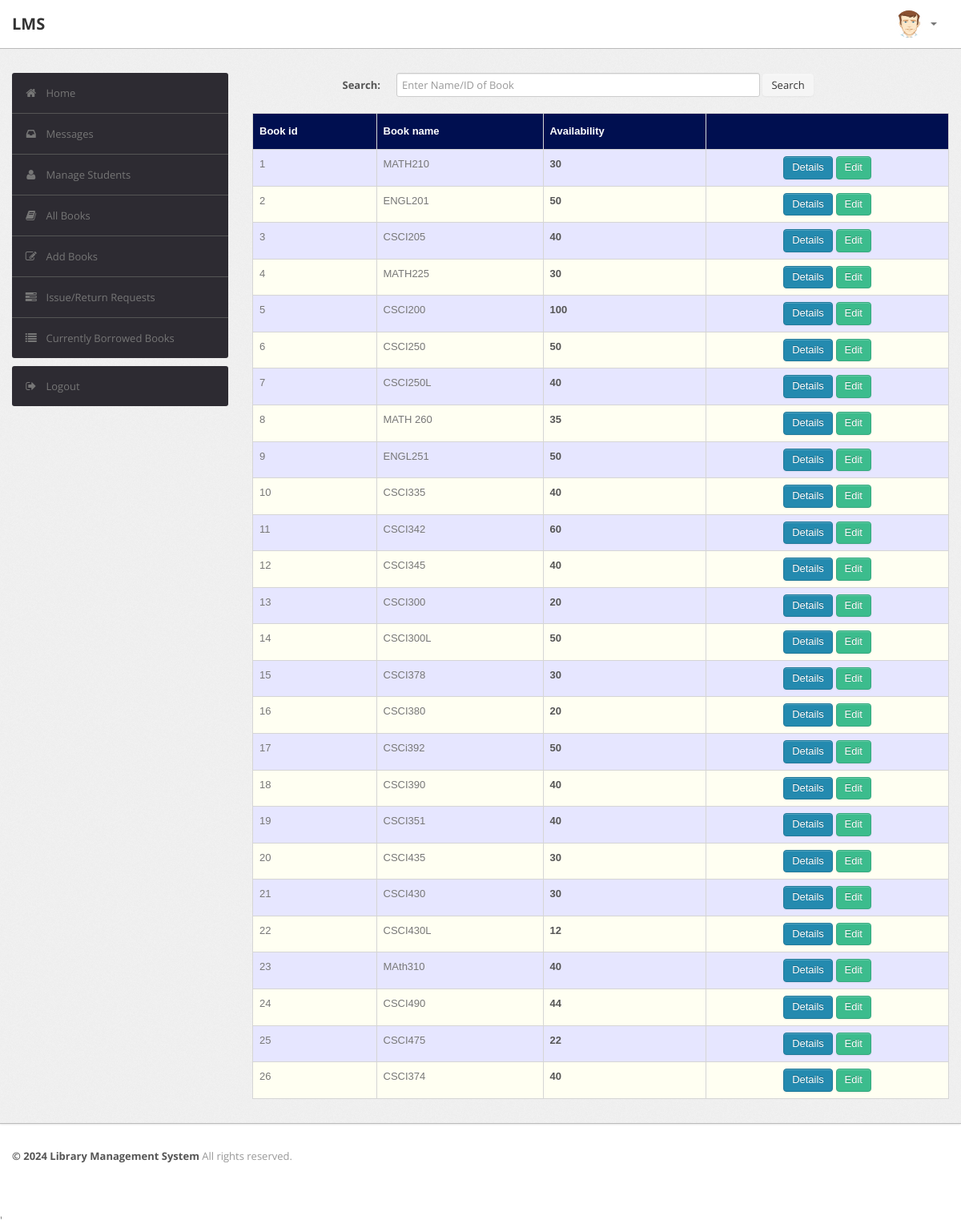
Page /admin/book.php (signed in) on the committed database.
### tables this page shows
CREATE TABLE IF NOT EXISTS `books` (
  `bookID` int NOT NULL AUTO_INCREMENT,
  `bookname` varchar(50) NOT NULL,
  `bookauthor` varchar(25) NOT NULL,
  `year` int NOT NULL,
  `availability` int NOT NULL,
  PRIMARY KEY (`bookID`)
);

### admin/book.php (the view, shortened to what this page needs)
<?php
require('config.php');
?>
<?php
$checkusername=$_SESSION['username'];
$getUserSql = "SELECT * FROM `user` WHERE `username` = '$checkusername' AND role='admin'";
$getUserResult = mysqli_query($con, $getUserSql);
if ((mysqli_num_rows($getUserResult) > 0)) {
    ?>
<!DOCTYPE html>
<html lang="en">
    <head>
        <link type="text/css" href="bootstrap/css/bootstrap.min.css" rel="stylesheet">
        <link type="text/css" href="bootstrap/css/bootstrap-responsive.min.css" rel="stylesheet">
        <link type="text/css" href="css/theme.css" rel="stylesheet">
        <link type="text/css" href="images/icons/css/font-awesome.css" rel="stylesheet">
    </head>
    <body>
        <div class="navbar navbar-fixed-top">
            <div class="navbar-inner">
                <div class="container">
                        <a class="brand" href="index.php">LMS </a>
                    <div class="nav-collapse collapse navbar-inverse-collapse">
                        <ul class="nav pull-right">
                            <li class="nav-user dropdown"><a href="#" class="dropdown-toggle" data-toggle="dropdown">
                                <img src="images/user.png" class="nav-avatar" />
                                <b class="caret"></b></a>
                            </li>
                        </ul>
                    </div>
                </div>
            </div>
        </div>
        <div class="wrapper">
            <div class="container">
                <div class="row">
                    <div class="span3">
                        <div class="sidebar">
                            <ul class="widget widget-menu unstyled">
                                <li class="active"><a href="index-admin.php"><i class="menu-icon icon-home"></i>Home
                                </a></li>
                                 <li><a href="message.php"><i class="menu-icon icon-inbox"></i>Messages</a>
                                </li>
                                <li><a href="student.php"><i class="menu-icon icon-user"></i>Manage Students </a>
                                </li>
                                <li><a href="book.php"><i class="menu-icon icon-book"></i>All Books </a></li>
                                <li><a href="addbook.php"><i class="menu-icon icon-edit"></i>Add Books </a></li>
                                <li><a href="IssueReturn-Requests.php"><i class="menu-icon icon-tasks"></i>Issue/Return Requests </a></li>
                                <li><a href="borrowedbooks.php"><i class="menu-icon icon-list"></i>Currently Borrowed Books </a></li>
                            </ul>
                            <ul class="widget widget-menu unstyled">
                                <li><a href="logout.php"><i class="menu-icon icon-signout"></i>Logout </a></li>
                            </ul>
                        </div>
                    </div>
                    <div class="span9">
                  <form class="form-horizontal row-fluid" action="book.php" method="post">
                                        <div class="control-group">
                                            <label class="control-label" for="Search"><b>Search:</b></label>
                                            <div class="controls">
                                                <input type="text" id="title" name="title" placeholder="Enter Name/ID of Book" class="span8" required>
                                                <button type="submit" name="submit"class="btn">Search</button>
                                            </div>
                                        </div>
                                    </form>
                                    <br>
                                    <?php
                                    if(isset($_POST['submit']))
                                    {
                                       $s=$_POST['title'];
                                           $sql = "SELECT * FROM books WHERE bookname='$s' OR bookname LIKE '%$s%'";
                                    }else{
                                     $sql="select * from books";
                                    }
                                    $result = mysqli_query($con, $sql);
                                    $rowcount=mysqli_num_rows($result);
                                    if(!($rowcount)){
                                        echo "<br><center><h2><b><i>No Results</i></b></h2></center>";
                                        echo '<script>window.location.hash = "#title";</script>';}
                                    else
                                    {
                                    ?>
                        <table class="table" id = "tables">
                                  <thead>
                                    <tr>
                                      <th>Book id</th>
                                      <th>Book name</th>
                                      <th>Availability</th>
                                      <th></th>
                                    </tr>
                                  </thead>
                                  <tbody>
                                    <?php
                            while($row=$result->fetch_assoc())
                            {
                                $bookid=$row['bookID'];
                                $name=$row['bookname'];
                                $avail=$row['availability'];
                            ?>
                                    <tr>
                                      <td><?php echo $bookid ?></td>
                                      <td><?php echo $name ?></td>
                                      <td><b><?php echo $avail ?></b></td>
                                        <td><center>
                                            <a href="bookdetails.php?id=<?php echo $bookid; ?>" class="btn btn-primary">Details</a>
                                            <a href="edit-books-details.php?id=<?php echo $bookid; ?>" class="btn btn-success">Edit</a>
                                        </center></td>
                                    </tr>
                               <?php }} ?>
                               </tbody>
                                </table>
                            </div>
                </div>
            </div>
        </div>
<div class="footer">
            <div class="container">
                <b class="copyright">&copy; 2024 Library Management System </b>All rights reserved.
            </div>
        </div>
        <script>window.location.hash = "#tables";</script>'
    </body>
</html>
<?php }
else {
    echo "<script type='text/javascript'>alert('Access Denied!!!')</script>";
} ?>

### admin/css/theme.css (style rules this page uses)
#tables { font-family: "Trebuchet MS", Arial, Helvetica, sans-serif; border-collapse: collapse; width: 100%; }
#tables td, #tables th { border: 1px solid #ddd; padding: 8px; }
#tables tr:nth-child(even) { background-color: #fffff2; }
#tables tr:nth-child(odd) { background-color: #e6e6ff; }
#tables th { padding-top: 12px; padding-bottom: 12px; text-align: left; background-color: #000F50; color: white; }
body { font-size: 13px; font-family: 'Open Sans', Arial, sans-serif; background: #fff; color: #777 }
strong, b { color: #555 }
.wrapper { background: url(../images/bg.png) #eee; border-bottom: 1px solid #bbb; -webkit-box-shadow: 0 1px 2px rgba(0,0,0,0.1); -moz-box-shadow: 0 1px 2px rgba(0,0,0,0.1); box-shadow: 0 1px 2px rgba(0,0,0,0.1); padding: 30px 0 }
.footer { color: #999; padding: 30px 0 60px }
form { margin: 0 }
select, textarea, input[type="text"], input[type="password"], input[type="datetime"], input[type="datetime-local"], input[type="date"], input[type="month"], input[type="time"], input[type="week"], input[type="number"], input[type="email"], input[type="url"], input[type="search"], input[type="tel"], input[type="color"], .uneditable-input, label, input, button, select, textarea { -webkit-border-radius: 3px; -moz-border-radius: 3px; border-radius: 3px; font-size: 13px; font-family: 'Open Sans', Tahoma, Arial, sans-serif }
body [class^="icon-"], body [class*=" icon-"] { font-size: 14px; line-height: 20px; height: 20px }
.form-horizontal .control-group, .form-vertical .control-group { margin-bottom: 0 }
.navbar { position: static!important; margin: 0!important }
.navbar .navbar-inner { background: #fff; border-bottom: 1px solid #bbb; -webkit-box-shadow: 0 1px 2px rgba(0,0,0,0.15); -moz-box-shadow: 0 1px 2px rgba(0,0,0,0.15); box-shadow: 0 1px 2px rgba(0,0,0,0.15) }
.navbar .brand { color: #333; font-weight: bold; font-size: 20px; margin-right: 20px; padding: 20px }
.navbar .nav>li>a { padding: 20px 15px; font-weight: bold; color: #777 }
.nav-user>a { height: 20px }
.nav-avatar { width: 34px; height: 34px; margin: -7px 5px 0 0; -webkit-border-radius: 50%; -moz-border-radius: 50%; border-radius: 50% }
.btn, .btn-box { -webkit-border-radius: 3px; -moz-border-radius: 3px; border-radius: 3px }
.btn { font-size: 13px; font-weight: 600 }
.btn { display: inline-block; margin-bottom: 0; font-weight: 400; text-align: center; vertical-align: middle; cursor: pointer; background-image: none; border: 1px solid transparent; white-space: nowrap; padding: 4px 10px; font-size: 13px; line-height: 1.42857; border-radius: 4px; -webkit-user-select: none; -moz-user-select: none; -ms-user-select: none; user-select: none }
.btn-primary { color: #fff; background-color: #248aaf; border-color: #20799a }
.btn-success { color: #fff; background-color: #3cbc8d; border-color: #36a97f }
.table { margin-bottom: 0 }
.table th, .table td { border-color: #d5d5d5!important }
.widget-menu { background: #fff; -webkit-border-radius: 3px; -moz-border-radius: 3px; border-radius: 3px; overflow: hidden }
.widget-menu a { color: #555; display: block; line-height: 20px; padding: 15px; text-decoration: none!important }
.widget-menu .menu-icon { margin-right: 10px; color: #767676; -webkit-transition: all .2s ease-in-out; -moz-transition: all .2s ease-in-out; transition: all .2s ease-in-out; }
.widget-menu>li+li { border-top: 1px solid #555 }
.widget-menu>li>a { background-color: #2d2b32; color: #767676; -webkit-transition: all .2s ease-in-out; -moz-transition: all .2s ease-in-out; transition: all .2s ease-in-out; }

### rows in the picture
books: bookID "1", bookname "MATH210", availability "30"
books: bookID "2", bookname "ENGL201", availability "50"
books: bookID "3", bookname "CSCI205", availability "40"
books: bookID "4", bookname "MATH225", availability "30"
books: bookID "5", bookname "CSCI200", availability "100"
books: bookID "6", bookname "CSCI250", availability "50"
books: bookID "7", bookname "CSCI250L", availability "40"
books: bookID "8", bookname "MATH 260", availability "35"
books: bookID "9", bookname "ENGL251", availability "50"
books: bookID "10", bookname "CSCI335", availability "40"
books: bookID "11", bookname "CSCI342", availability "60"
books: bookID "12", bookname "CSCI345", availability "40"
books: bookID "13", bookname "CSCI300", availability "20"
books: bookID "14", bookname "CSCI300L", availability "50"
books: bookID "15", bookname "CSCI378", availability "30"
books: bookID "16", bookname "CSCI380", availability "20"
books: bookID "17", bookname "CSCi392", availability "50"
books: bookID "18", bookname "CSCI390", availability "40"
books: bookID "19", bookname "CSCI351", availability "40"
books: bookID "20", bookname "CSCI435", availability "30"
books: bookID "21", bookname "CSCI430", availability "30"
books: bookID "22", bookname "CSCI430L", availability "12"
books: bookID "23", bookname "MAth310", availability "40"
books: bookID "24", bookname "CSCI490", availability "44"
books: bookID "25", bookname "CSCI475", availability "22"
books: bookID "26", bookname "CSCI374", availability "40"
